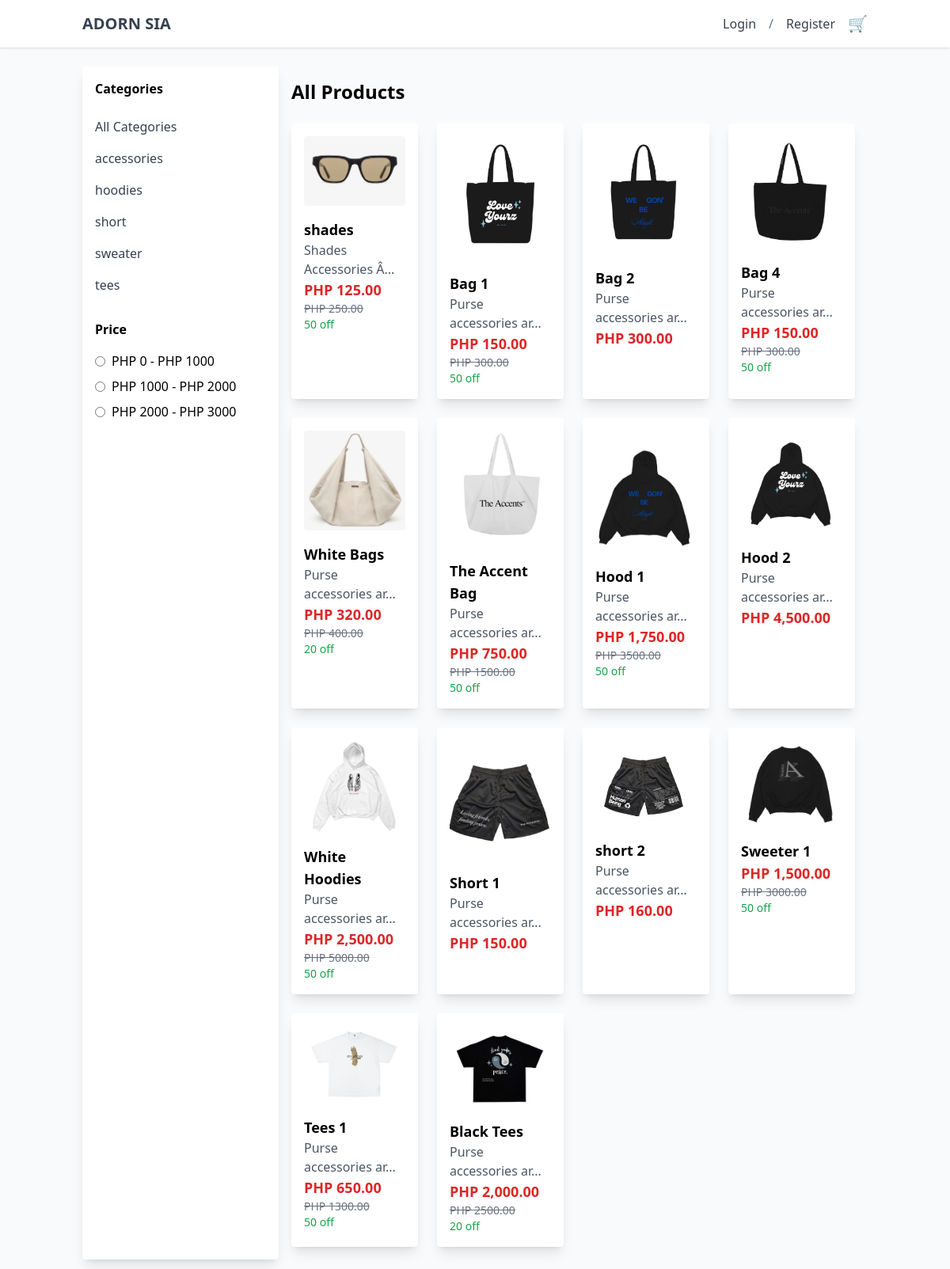
The page / on the database its author committed.
### tables this page shows
CREATE TABLE `category` (
  `category_id` int(11) NOT NULL,
  `category_name` varchar(60) NOT NULL,
  `category_description` text NOT NULL,
  `status` int(11) NOT NULL DEFAULT 1 COMMENT '0=InActive 1=Active'
);

CREATE TABLE `product` (
  `prod_id` int(11) NOT NULL,
  `prod_code` varchar(60) NOT NULL,
  `prod_name` varchar(60) NOT NULL,
  `prod_currprice` decimal(10,2) NOT NULL,
  `prod_category_id` int(11) NOT NULL,
  `prod_critical` int(11) NOT NULL,
  `prod_description` text NOT NULL,
  `prod_promo_id` int(11) DEFAULT NULL,
  `prod_image` varchar(255) NOT NULL,
  `prod_added` datetime NOT NULL,
  `prod_status` int(11) NOT NULL DEFAULT 1 COMMENT '0=Not Active,\r\n1=Active,\r\n3=Archive',
  `product_stocks` int(11) NOT NULL
);

CREATE TABLE `promo` (
  `promo_id` int(11) NOT NULL,
  `promo_name` varchar(60) NOT NULL,
  `promo_description` text NOT NULL,
  `promo_rate` float NOT NULL,
  `promo_status` int(11) NOT NULL DEFAULT 1,
  `promo_expiration` date NOT NULL
);

### backend/db.php (called while the page is built, shortened)
<?php
class db_connect
{
    public $host = db_host;
    public $user = db_user;
    public $pass = db_pass;
    public $name = db_name;
    public function connect()
    {
        try {
            $this->conn = new mysqli($this->host, $this->user, $this->pass, $this->name);
        } catch (\Throwable $th) {
            header("Location:setup.php");
        }
    }
}

### backend/class.php (called while the page is built, shortened)
<?php
include ('db.php');
class global_class extends db_connect
{
    public function fetch_all_product(){
        $query = $this->conn->prepare("SELECT *
        FROM `product`
        LEFT JOIN category
        ON product.prod_category_id = category.category_id
        LEFT JOIN promo
        ON promo.promo_id  = product.prod_promo_id"
    );
        if ($query->execute()) {
            $result = $query->get_result();
            return $result;
        }
    }
    public function fetch_all_categories(){
        $query = $this->conn->prepare("SELECT *
        FROM category where status='1'"
    );
        if ($query->execute()) {
            $result = $query->get_result();
            return $result;
        }
    }
}

### backend/end-points/product_list.php (the view)
<h1 class="text-2xl font-semibold mb-6">All Products</h1>
<div class="grid grid-cols-2 md:grid-cols-3 lg:grid-cols-4 gap-6" id="product-grid">
    <?php
    $fetch_all_product = $db->fetch_all_product();
    foreach ($fetch_all_product as $product):
        $promo_rate_percentage = $product['promo_rate'] * 100;
        $discount_amount = $product['prod_currprice'] * $product['promo_rate'];
        $discounted_price = $product['prod_currprice'] - $discount_amount;
    ?>
    <div class="bg-white p-4 rounded shadow-lg transition-transform transform hover:scale-105 hover:shadow-2xl product-card" data-category-id="<?=$product['prod_category_id']?>" data-price="<?=$product['prod_currprice']?>">
        <a href="login.php">
            <img src="upload/<?=$product['prod_image']?>" alt="Product Image" class="w-full rounded mb-4 transition-transform hover:scale-105">
            <h2 class="font-semibold text-lg transition-colors hover:text-blue-500"><?=$product['prod_name']?></h2>
            <p class="text-gray-600 transition-colors hover:text-gray-800"><?= substr($product['prod_description'], 0, 20) . (strlen($product['prod_description']) > 20 ? '...' : '') ?></p>
            <?php if ($product['prod_promo_id']): ?>
                <p class="text-lg font-bold text-red-600">PHP <?=number_format($discounted_price, 2);?></p>
                <p class="text-sm text-gray-500 line-through">PHP <?=$product['prod_currprice']?></p>
                <p class="text-sm text-green-600"><?=$promo_rate_percentage?> off</p>
            <?php else: ?>
                <p class="text-lg font-bold text-red-600">PHP <?=number_format($product['prod_currprice'], 2);?></p>
            <?php endif; ?>
        </a>
    </div>
    <?php endforeach; ?>
</div>

### header.php (shortened to what this page needs)
<!DOCTYPE html>
<html lang="en">
<head>
  <script src="https://cdn.tailwindcss.com"></script>
  <link rel="stylesheet" href="https://cdnjs.cloudflare.com/ajax/libs/AlertifyJS/1.13.1/css/alertify.css" />
</head>
<body class="bg-gray-50">
 <header class="bg-white shadow">
  <div class="container mx-auto px-4 py-4 flex justify-between items-center">
    <div class="text-xl font-bold text-gray-800"><a href="index.php" class="text-gray-700 hover:text-blue-600 transition">ADORN SIA</a></div>
    <div class="flex items-center space-x-4">
      <a href="login.php" class="text-gray-700 hover:text-blue-600 transition">Login</a>
      <span class="text-gray-500">/</span>
      <a href="signup.php" class="text-gray-700 hover:text-blue-600 transition">Register</a>
      <a href="login.php" class="text-gray-700 hover:text-blue-600 transition text-xl">🛒</a>
    </div>
  </div>
</header>

### index.php (shortened to what this page needs)
<?php
include "header.php";
include('backend/class.php');
$db = new global_class();
?>
<div class="container mx-auto px-4 py-6 flex">
    <aside class="w-1/4 p-4 bg-white rounded shadow-lg">
        <h2 class="font-semibold mb-4">Categories</h2>
        <ul id="category-list">
            <li>
                <a href="#" class="block py-2 text-gray-700 hover:bg-gray-200 hover:text-gray-900 transition-colors duration-300 category-filter" data-category-id="all">
                    All Categories
                </a>
            </li>
            <?php
            $categories = $db->fetch_all_categories();
            foreach ($categories as $category):
                echo '
                    <li>
                        <a href="#" class="block py-2 text-gray-700 hover:bg-gray-200 hover:text-gray-900 transition-colors duration-300 category-filter" data-category-id="'.$category['category_id'].'">
                        '.$category['category_name'].'
                        </a>
                    </li>';
            endforeach;
            ?>
        </ul>
        <h2 class="font-semibold mt-6 mb-4">Price</h2>
        <div class="space-y-2">
            <label class="flex items-center">
                <input type="radio" name="price" class="mr-2 price-filter" data-price-range="0-1000">
                PHP 0 - PHP 1000
            </label>
            <label class="flex items-center">
                <input type="radio" name="price" class="mr-2 price-filter" data-price-range="1000-2000">
                PHP 1000 - PHP 2000
            </label>
            <label class="flex items-center">
                <input type="radio" name="price" class="mr-2 price-filter" data-price-range="2000-3000">
                PHP 2000 - PHP 3000
            </label>
        </div>
    </aside>
    <main class="w-3/4 p-4">
        <?php include "backend/end-points/product_list.php";?>
    </main>
</div>
<?php include "footer.php"; ?>

### footer.php (shortened to what this page needs)
</body>
</html>

### rows shown on the page
category: category_name "accessories"
category: category_name "hoodies"
category: category_name "short"
category: category_name "sweater"
category: category_name "tees"
product: prod_image (picture), prod_name "shades", prod_description "Shades Accessories Â", prod_currprice.promo_rate "125.00", prod_currprice "250.00", promo.promo_rate "50"
product: prod_image (picture), prod_name "Bag 1", prod_description "Purse accessories ar", prod_currprice.promo_rate "150.00", prod_currprice "300.00", promo.promo_rate "50"
product: prod_image (picture), prod_name "Bag 2", prod_description "Purse accessories ar", prod_currprice "300.00"
product: prod_image (picture), prod_name "Bag 4", prod_description "Purse accessories ar", prod_currprice.promo_rate "150.00", prod_currprice "300.00", promo.promo_rate "50"
product: prod_image (picture), prod_name "White Bags", prod_description "Purse accessories ar", prod_currprice.promo_rate "320.00", prod_currprice "400.00", promo.promo_rate "20"
product: prod_image (picture), prod_name "The Accent Bag", prod_description "Purse accessories ar", prod_currprice.promo_rate "750.00", prod_currprice "1500.00", promo.promo_rate "50"
product: prod_image (picture), prod_name "Hood 1", prod_description "Purse accessories ar", prod_currprice.promo_rate "1,750.00", prod_currprice "3500.00", promo.promo_rate "50"
product: prod_image (picture), prod_name "Hood 2", prod_description "Purse accessories ar", prod_currprice "4,500.00"
product: prod_image (picture), prod_name "White Hoodies", prod_description "Purse accessories ar", prod_currprice.promo_rate "2,500.00", prod_currprice "5000.00", promo.promo_rate "50"
product: prod_image (picture), prod_name "Short 1", prod_description "Purse accessories ar", prod_currprice "150.00"
product: prod_image (picture), prod_name "short 2", prod_description "Purse accessories ar", prod_currprice "160.00"
product: prod_image (picture), prod_name "Sweeter 1", prod_currprice.promo_rate "1,500.00", prod_currprice "3000.00", promo.promo_rate "50"
product: prod_image (picture), prod_name "Tees 1", prod_description "Purse accessories ar", prod_currprice.promo_rate "650.00", prod_currprice "1300.00", promo.promo_rate "50"
product: prod_image (picture), prod_name "Black Tees", prod_description "Purse accessories ar", prod_currprice.promo_rate "2,000.00", prod_currprice "2500.00", promo.promo_rate "20"
